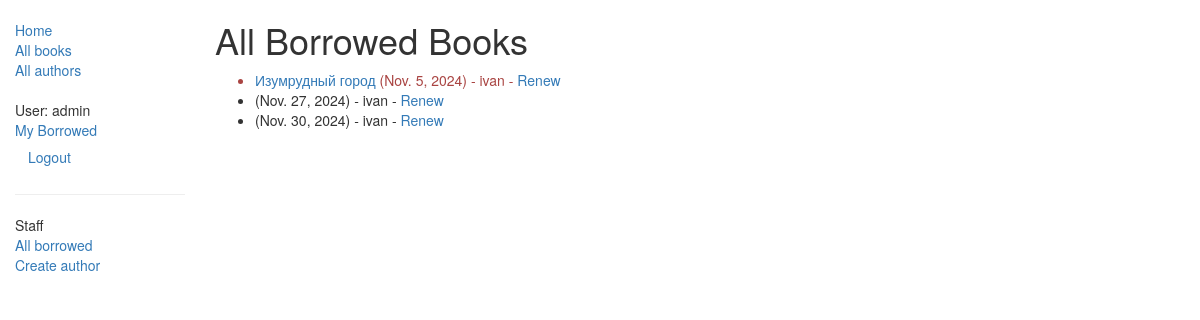
Page /catalog/borrowed/ (signed in) on the committed database.
### catalog/models.py (models this page shows, shortened)
class BookInstance(models.Model):
    id = models.UUIDField(primary_key=True, default=uuid.uuid4, help_text="Unique ID for this particular book across whole library")
    book = models.ForeignKey('Book', on_delete=models.SET_NULL, null=True)
    imprint = models.CharField(max_length=200)
    due_back = models.DateField(null=True, blank=True)
    borrower = models.ForeignKey(User, on_delete=models.SET_NULL, null=True, blank=True)
    LOAN_STATUS = (
        ('m', 'Maintenance'),
        ('o', 'On loan'),
        ('a', 'Available'),
        ('r', 'Reserved'),
    )
    status = models.CharField(max_length=1, choices=LOAN_STATUS, blank=True, default='m', help_text='Book availability')
    class Meta:
        ordering = ["due_back"]
        permissions = (("can_mark_returned", "Set book as returned"),)
    @property
    def is_overdue(self):
        if self.due_back and date.today() > self.due_back:
            return True
        return False

class Book(models.Model):
    title = models.CharField(max_length=200)
    authors = models.ManyToManyField('Author', help_text="Select up to 5 authors for this book")
    summary = models.TextField(max_length=1000, help_text="Enter a brief description of the book")
    isbn = models.CharField('ISBN',max_length=13, help_text='13 Character <a href="https://www.isbn-international.org/content/what-isbn">ISBN number</a>')
    genre = models.ManyToManyField(Genre, help_text="Select a genre for this book")
    def display_genre(self):
        return ', '.join([ genre.name for genre in self.genre.all()[:3] ])
    display_genre.short_description = 'Genre'
    def display_authors(self):
        return ', '.join([author.__str__() for author in self.authors.all()[:5]])
    display_authors.short_description = 'Authors'

### catalog/views.py (the view)
# urls.py: path('borrowed/', views.LoanedBooksAllListView.as_view(), name='all-borrowed'),
class LoanedBooksAllListView(PermissionRequiredMixin, generic.ListView):
    model = BookInstance
    permission_required = 'catalog.can_mark_returned'
    template_name = 'catalog/bookinstance_list_borrowed_all.html'
    paginate_by = 10
    def get_queryset(self):
        return BookInstance.objects.filter(status__exact='o').order_by('due_back')

### catalog/templates/catalog/bookinstance_list_borrowed_all.html
{% extends "base_generic.html" %}
{% block content %}
    <h1>All Borrowed Books</h1>
    {% if bookinstance_list %}
    <ul>
      {% for bookinst in bookinstance_list %}
      <li class="{% if bookinst.is_overdue %}text-danger{% endif %}">
        <a href="{% url 'book-detail' bookinst.book.pk %}">{{bookinst.book.title}}</a> ({{ bookinst.due_back }}) {% if user.is_staff %}- {{ bookinst.borrower }}{% endif %} {% if perms.catalog.can_mark_returned %} - <a href="{% url 'renew-book-librarian' bookinst.id %}">Renew</a> {% endif %}
      </li>
      {% endfor %}
    </ul>
    {% else %}
      <p>There are no books borrowed.</p>
    {% endif %}
{% endblock %}

### catalog/templates/base_generic.html (shortened to what this page needs)
<!doctype html>
<html lang="en">
  <head>
    <link
      rel="stylesheet"
      href="https://maxcdn.bootstrapcdn.com/bootstrap/3.3.7/css/bootstrap.min.css" />
    {% load static %}
    <link rel="stylesheet" href="{% static 'css/styles.css' %}" />
  </head>
  <body>
    <div class="container-fluid">
      <div class="row">
        <div class="col-sm-2">
          {% block sidebar %}
            <ul class="sidebar-nav">
              <li><a href="{% url 'index' %}">Home</a></li>
              <li><a href="{% url 'books' %}">All books</a></li>
              <li><a href="{% url 'authors' %}">All authors</a></li>
            </ul>
            <ul class="sidebar-nav">
              {% if user.is_authenticated %}
               <li>User: {{ user.get_username }}</li>
              <li><a href="{% url 'my-borrowed' %}">My Borrowed</a></li>
               <li>
                 <form id="logout-form" method="post" action="{% url 'logout' %}">
                   <button type="submit" class="btn btn-link">Logout</button>
                 </form>
               </li>
              {% else %}
               <li><a href="{% url 'login'%}?next={{request.path}}">Login</a></li>
             {% endif %}
            </ul>
            {% if user.is_staff %}
            <hr>
            <ul class="sidebar-nav">
              <li>Staff</li>
              <li><a href="{% url 'all-borrowed' %}">All borrowed</a></li>
              {% if perms.catalog.add_author %}
                <li><a href="{% url 'author-create' %}">Create author</a></li>
              {% endif %}
            </ul>
            {% endif %}
          {% endblock %}
        </div>
        <div class="col-sm-10 ">{% block content %}{% endblock %}</div>
      </div>
    </div>
  </body>
</html>

### catalog/static/css/styles.css (style rules this page uses)
.sidebar-nav { margin-top: 20px; padding: 0; list-style: none; }

### rows in the picture
BookInstance: book "Изумрудный город", due_back "Nov. 5, 2024", borrower "ivan"
BookInstance: due_back "Nov. 27, 2024", borrower "ivan"
BookInstance: due_back "Nov. 30, 2024", borrower "ivan"

### other values in the picture
{{ user.get_username }} "admin"
